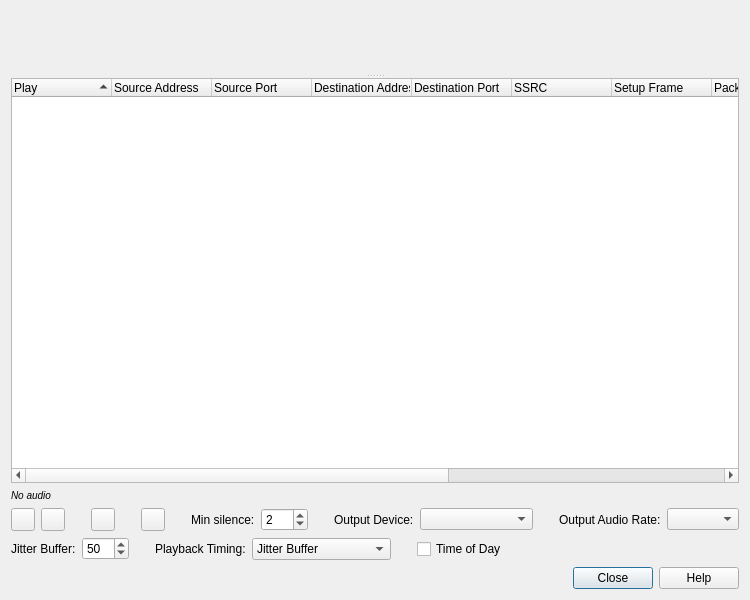
<?xml version="1.0" encoding="UTF-8"?>
<ui version="4.0">
 <class>RtpPlayerDialog</class>
 <widget class="QDialog" name="RtpPlayerDialog">
  <property name="geometry">
   <rect>
    <x>0</x>
    <y>0</y>
    <width>750</width>
    <height>600</height>
   </rect>
  </property>
  <property name="windowTitle">
   <string>RTP Player</string>
  </property>
  <layout class="QVBoxLayout" name="verticalLayout">
   <item>
    <widget class="QSplitter" name="splitter">
     <property name="orientation">
      <enum>Qt::Vertical</enum>
     </property>
     <widget class="QCustomPlot" name="audioPlot" native="true"/>
     <widget class="QTreeWidget" name="streamTreeWidget">
      <property name="selectionMode">
       <enum>QAbstractItemView::ExtendedSelection</enum>
      </property>
      <property name="rootIsDecorated">
       <bool>false</bool>
      </property>
      <property name="uniformRowHeights">
       <bool>true</bool>
      </property>
      <property name="itemsExpandable">
       <bool>false</bool>
      </property>
      <property name="sortingEnabled">
       <bool>true</bool>
      </property>
      <property name="expandsOnDoubleClick">
       <bool>false</bool>
      </property>
      <column>
       <property name="text">
        <string>Play</string>
       </property>
       <property name="toolTip">
        <string>Double click to change audio routing</string>
       </property>
      </column>
      <column>
       <property name="text">
        <string>Source Address</string>
       </property>
      </column>
      <column>
       <property name="text">
        <string>Source Port</string>
       </property>
      </column>
      <column>
       <property name="text">
        <string>Destination Address</string>
       </property>
      </column>
      <column>
       <property name="text">
        <string>Destination Port</string>
       </property>
      </column>
      <column>
       <property name="text">
        <string>SSRC</string>
       </property>
      </column>
      <column>
       <property name="text">
        <string>Setup Frame</string>
       </property>
      </column>
      <column>
       <property name="text">
        <string>Packets</string>
       </property>
      </column>
      <column>
       <property name="text">
        <string>Time Span (s)</string>
       </property>
      </column>
      <column>
       <property name="text">
        <string>SR (Hz)</string>
       </property>
       <property name="toolTip">
        <string>Sample rate of codec</string>
       </property>
      </column>
      <column>
       <property name="text">
        <string>PR (Hz)</string>
       </property>
       <property name="toolTip">
        <string>Play rate of decoded audio (depends e. g. on selected sound card)</string>
       </property>
      </column>
      <column>
       <property name="text">
        <string>Payloads</string>
       </property>
      </column>
     </widget>
    </widget>
   </item>
   <item>
    <widget class="QLabel" name="hintLabel">
     <property name="text">
      <string>&lt;small&gt;&lt;i&gt;No audio&lt;/i&gt;&lt;/small&gt;</string>
     </property>
     <property name="wordWrap">
      <bool>true</bool>
     </property>
    </widget>
   </item>
   <item>
     <layout class="QHBoxLayout" name="textSearchLayout"/>
   </item>
   <item>
    <layout class="QHBoxLayout" name="horizontalLayout" stretch="0,0,0,0,0,0,0,0,0,0,0,1,0,0">
     <item>
      <widget class="QToolButton" name="playButton">
       <property name="text">
        <string/>
       </property>
       <property name="toolTip">
        <string>Start playback of all unmuted streams</string>
       </property>
      </widget>
     </item>
     <item>
      <widget class="QToolButton" name="pauseButton">
       <property name="text">
        <string/>
       </property>
       <property name="toolTip">
        <string>Pause/unpause playback</string>
       </property>
      </widget>
     </item>
     <item>
      <spacer name="horizontalSpacer_4">
       <property name="orientation">
        <enum>Qt::Horizontal</enum>
       </property>
       <property name="sizeType">
        <enum>QSizePolicy::Fixed</enum>
       </property>
       <property name="sizeHint" stdset="0">
        <size>
         <width>20</width>
         <height>10</height>
        </size>
       </property>
      </spacer>
     </item>
     <item>
      <widget class="QToolButton" name="stopButton">
       <property name="text">
        <string/>
       </property>
       <property name="toolTip">
        <string>Stop playback</string>
       </property>
      </widget>
     </item>
     <item>
      <spacer name="horizontalSpacer_3">
       <property name="orientation">
        <enum>Qt::Horizontal</enum>
       </property>
       <property name="sizeType">
        <enum>QSizePolicy::Fixed</enum>
       </property>
       <property name="sizeHint" stdset="0">
        <size>
         <width>20</width>
         <height>10</height>
        </size>
       </property>
      </spacer>
     </item>
     <item>
      <widget class="QToolButton" name="skipSilenceButton">
       <property name="text">
        <string/>
       </property>
       <property name="toolTip">
        <string>Enable/disable skipping of silence during playback</string>
       </property>
      </widget>
     </item>
     <item>
      <spacer name="horizontalSpacer_7">
       <property name="orientation">
        <enum>Qt::Horizontal</enum>
       </property>
       <property name="sizeType">
        <enum>QSizePolicy::Fixed</enum>
       </property>
       <property name="sizeHint" stdset="0">
        <size>
         <width>20</width>
         <height>10</height>
        </size>
       </property>
      </spacer>
     </item>
     <item>
      <widget class="QLabel" name="label">
       <property name="text">
        <string>Min silence:</string>
       </property>
      </widget>
     </item>
     <item>
      <widget class="QDoubleSpinBox" name="minSilenceSpinBox">
       <property name="toolTip">
        <string>Minimum silence duration to skip in seconds</string>
       </property>
       <property name="decimals">
        <number>0</number>
       </property>
       <property name="minimum">
        <double>1.000000000000000</double>
       </property>
       <property name="singleStep">
        <double>1.000000000000000</double>
       </property>
       <property name="value">
        <double>2.000000000000000</double>
       </property>
      </widget>
     </item>
     <item>
      <spacer name="horizontalSpacer_8">
       <property name="orientation">
        <enum>Qt::Horizontal</enum>
       </property>
       <property name="sizeType">
        <enum>QSizePolicy::Fixed</enum>
       </property>
       <property name="sizeHint" stdset="0">
        <size>
         <width>20</width>
         <height>10</height>
        </size>
       </property>
      </spacer>
     </item>
     <item>
      <widget class="QLabel" name="label_3">
       <property name="text">
        <string>Output Device:</string>
       </property>
      </widget>
     </item>
     <item>
      <widget class="QComboBox" name="outputDeviceComboBox"/>
     </item>
     <item>
      <spacer name="horizontalSpacer_6">
       <property name="orientation">
        <enum>Qt::Horizontal</enum>
       </property>
       <property name="sizeType">
        <enum>QSizePolicy::Fixed</enum>
       </property>
       <property name="sizeHint" stdset="0">
        <size>
         <width>20</width>
         <height>10</height>
        </size>
       </property>
      </spacer>
     </item>
     <item>
      <widget class="QLabel" name="label_4">
       <property name="text">
        <string>Output Audio Rate:</string>
       </property>
      </widget>
     </item>
     <item>
      <widget class="QComboBox" name="outputAudioRate"/>
     </item>
    </layout>
   </item>
   <item>
    <layout class="QHBoxLayout" name="horizontalLayout_2" stretch="0,0,0,0,0,0,0,1">
     <item>
      <widget class="QLabel" name="label_1">
       <property name="text">
        <string>Jitter Buffer:</string>
       </property>
      </widget>
     </item>
     <item>
      <widget class="QDoubleSpinBox" name="jitterSpinBox">
       <property name="toolTip">
        <string>The simulated jitter buffer in milliseconds.</string>
       </property>
       <property name="decimals">
        <number>0</number>
       </property>
       <property name="maximum">
        <double>500.000000000000000</double>
       </property>
       <property name="singleStep">
        <double>5.000000000000000</double>
       </property>
       <property name="value">
        <double>50.000000000000000</double>
       </property>
      </widget>
     </item>
     <item>
      <spacer name="horizontalSpacer_2">
       <property name="orientation">
        <enum>Qt::Horizontal</enum>
       </property>
       <property name="sizeHint" stdset="0">
        <size>
         <width>20</width>
         <height>10</height>
        </size>
       </property>
      </spacer>
     </item>
     <item>
      <widget class="QLabel" name="label_2">
       <property name="text">
        <string>Playback Timing:</string>
       </property>
      </widget>
     </item>
     <item>
      <widget class="QComboBox" name="timingComboBox">
       <property name="toolTip">
        <string>&lt;strong&gt;Jitter Buffer&lt;/strong&gt;: Use jitter buffer to simulate the RTP stream as heard by the end user.
&lt;br/&gt;
&lt;strong&gt;RTP Timestamp&lt;/strong&gt;: Use RTP Timestamp instead of the arriving packet time. This will not reproduce the RTP stream as the user heard it, but is useful when the RTP is being tunneled and the original packet timing is missing.
&lt;br/&gt;
&lt;strong&gt;Uninterrupted Mode&lt;/strong&gt;: Ignore the RTP Timestamp. Play the stream as it is completed. This is useful when the RTP timestamp is missing.</string>
       </property>
       <item>
        <property name="text">
         <string>Jitter Buffer</string>
        </property>
       </item>
       <item>
        <property name="text">
         <string>RTP Timestamp</string>
        </property>
       </item>
       <item>
        <property name="text">
         <string>Uninterrupted Mode</string>
        </property>
       </item>
      </widget>
     </item>
     <item>
      <spacer name="horizontalSpacer">
       <property name="orientation">
        <enum>Qt::Horizontal</enum>
       </property>
       <property name="sizeHint" stdset="0">
        <size>
         <width>20</width>
         <height>10</height>
        </size>
       </property>
      </spacer>
     </item>
     <item>
      <widget class="QCheckBox" name="todCheckBox">
       <property name="toolTip">
        <string>&lt;html&gt;&lt;head/&gt;&lt;body&gt;&lt;p&gt;View the timestamps as time of day (checked) or seconds since beginning of capture (unchecked).&lt;/p&gt;&lt;/body&gt;&lt;/html&gt;</string>
       </property>
       <property name="text">
        <string>Time of Day</string>
       </property>
      </widget>
     </item>
     <item>
      <spacer name="horizontalSpacer_5">
       <property name="orientation">
        <enum>Qt::Horizontal</enum>
       </property>
       <property name="sizeHint" stdset="0">
        <size>
         <width>48</width>
         <height>24</height>
        </size>
       </property>
      </spacer>
     </item>
    </layout>
   </item>
   <item>
    <widget class="QDialogButtonBox" name="buttonBox">
     <property name="orientation">
      <enum>Qt::Horizontal</enum>
     </property>
     <property name="standardButtons">
      <set>QDialogButtonBox::Close|QDialogButtonBox::Help</set>
     </property>
    </widget>
   </item>
  </layout>
  <action name="actionExportButton">
   <property name="text">
    <string>&amp;Export</string>
   </property>
   <property name="toolTip">
    <string>Export audio of all unmuted selected channels or export payload of one channel.</string>
   </property>
  </action>
  <widget class="QMenu" name="menuExport">
   <property name="title">
    <string>&amp;Export</string>
   </property>
   <property name="toolTipsVisible">
    <bool>true</bool>
   </property>
   <addaction name="actionSaveAudioFromCursor"/>
   <addaction name="actionSaveAudioSyncStream"/>
   <addaction name="actionSaveAudioSyncFile"/>
   <addaction name="separator"/>
   <addaction name="actionSavePayload"/>
  </widget>
  <action name="actionSaveAudioFromCursor">
   <property name="text">
    <string>From &amp;cursor</string>
   </property>
   <property name="toolTip">
    <string>Save audio data started at the cursor</string>
   </property>
  </action>
  <action name="actionSaveAudioSyncStream">
   <property name="text">
    <string>&amp;Stream Synchronized Audio</string>
   </property>
   <property name="toolTip">
    <string>Save audio data synchronized to start of the earliest stream.</string>
   </property>
  </action>
  <action name="actionSaveAudioSyncFile">
   <property name="text">
    <string>&amp;File Synchronized Audio</string>
   </property>
   <property name="toolTip">
    <string>Save audio data synchronized to start of the capture file.</string>
   </property>
  </action>
  <action name="actionSavePayload">
   <property name="text">
    <string>&amp;Payload</string>
   </property>
   <property name="toolTip">
    <string>Save RTP payload of selected stream.</string>
   </property>
  </action>
  <action name="actionReset">
   <property name="text">
    <string>Reset Graph</string>
   </property>
   <property name="toolTip">
    <string>Reset the graph to its initial state.</string>
   </property>
   <property name="shortcut">
    <string notr="true">0</string>
   </property>
  </action>
  <action name="actionZoomIn">
   <property name="text">
    <string>Zoom In</string>
   </property>
   <property name="toolTip">
    <string>Zoom In</string>
   </property>
   <property name="shortcut">
    <string notr="true">+</string>
   </property>
  </action>
  <action name="actionZoomOut">
   <property name="text">
    <string>Zoom Out</string>
   </property>
   <property name="toolTip">
    <string>Zoom Out</string>
   </property>
   <property name="shortcut">
    <string notr="true">-</string>
   </property>
  </action>
  <action name="actionMoveLeft10">
   <property name="text">
    <string>Move Left 10 Pixels</string>
   </property>
   <property name="toolTip">
    <string>Move Left 10 Pixels</string>
   </property>
   <property name="shortcut">
    <string notr="true">Left</string>
   </property>
  </action>
  <action name="actionMoveRight10">
   <property name="text">
    <string>Move Right 10 Pixels</string>
   </property>
   <property name="toolTip">
    <string>Move Right 10 Pixels</string>
   </property>
   <property name="shortcut">
    <string notr="true">Right</string>
   </property>
  </action>
  <action name="actionMoveLeft1">
   <property name="text">
    <string>Move Left 1 Pixels</string>
   </property>
   <property name="toolTip">
    <string>Move Left 1 Pixels</string>
   </property>
   <property name="shortcut">
    <string notr="true">Shift+Left</string>
   </property>
  </action>
  <action name="actionMoveRight1">
   <property name="text">
    <string>Move Right 1 Pixels</string>
   </property>
   <property name="toolTip">
    <string>Move Right 1 Pixels</string>
   </property>
   <property name="shortcut">
    <string notr="true">Shift+Right</string>
   </property>
  </action>
  <action name="actionGoToPacket">
   <property name="text">
    <string>Go To Packet Under Cursor</string>
   </property>
   <property name="toolTip">
    <string>Go to packet currently under the cursor</string>
   </property>
   <property name="shortcut">
    <string notr="true">G</string>
   </property>
  </action>
  <action name="actionGoToSetupPacketPlot">
   <property name="text">
    <string>Go To Setup Packet</string>
   </property>
   <property name="toolTip">
    <string>Go to setup packet of stream currently under the cursor</string>
   </property>
   <property name="shortcut">
    <string notr="true">Shift+G</string>
   </property>
  </action>
  <action name="actionGoToSetupPacketTree">
   <property name="text">
    <string>Go To Setup Packet</string>
   </property>
   <property name="toolTip">
    <string>Go to setup packet of stream currently under the cursor</string>
   </property>
   <property name="shortcut">
    <string notr="true">Shift+G</string>
   </property>
  </action>
  <widget class="QMenu" name="menuAudioRouting">
   <property name="title">
    <string>Audio Routing</string>
   </property>
   <property name="toolTipsVisible">
    <bool>true</bool>
   </property>
   <addaction name="actionAudioRoutingMute"/>
   <addaction name="actionAudioRoutingUnmute"/>
   <addaction name="actionAudioRoutingMuteInvert"/>
   <addaction name="actionAudioRoutingP"/>
   <addaction name="actionAudioRoutingL"/>
   <addaction name="actionAudioRoutingLR"/>
   <addaction name="actionAudioRoutingR"/>
  </widget>
  <action name="actionAudioRoutingMute">
   <property name="text">
    <string>Mute</string>
   </property>
   <property name="toolTip">
    <string>Mute selected streams</string>
   </property>
   <property name="shortcut">
    <string notr="true">M</string>
   </property>
  </action>
  <action name="actionAudioRoutingUnmute">
   <property name="text">
    <string>Unmute</string>
   </property>
   <property name="toolTip">
    <string>Unmute selected streams</string>
   </property>
   <property name="shortcut">
    <string notr="true">Shift+M</string>
   </property>
  </action>
  <action name="actionAudioRoutingMuteInvert">
   <property name="text">
    <string>Invert Muting</string>
   </property>
   <property name="toolTip">
    <string>Invert muting of selected streams</string>
   </property>
   <property name="shortcut">
    <string notr="true">Ctrl+M</string>
   </property>
  </action>
  <action name="actionAudioRoutingP">
   <property name="text">
    <string>Play</string>
   </property>
   <property name="toolTip">
    <string>Play the stream</string>
   </property>
  </action>
  <action name="actionAudioRoutingL">
   <property name="text">
    <string>To Left</string>
   </property>
   <property name="toolTip">
    <string>Route audio to left channel of selected streams</string>
   </property>
  </action>
  <action name="actionAudioRoutingLR">
   <property name="text">
    <string>Left + Right</string>
   </property>
   <property name="toolTip">
    <string>Route audio to left and right channel of selected streams</string>
   </property>
  </action>
  <action name="actionAudioRoutingR">
   <property name="text">
    <string>To Right</string>
   </property>
   <property name="toolTip">
    <string>Route audio to right channel of selected streams</string>
   </property>
  </action>
  <action name="actionRemoveStream">
   <property name="text">
    <string>Remove Streams</string>
   </property>
   <property name="toolTip">
    <string>Remove selected streams from the list</string>
   </property>
   <property name="shortcut">
    <string notr="true">Delete</string>
   </property>
  </action>
  <widget class="QMenu" name="menuSelect">
   <property name="title">
    <string>Select</string>
   </property>
   <property name="toolTipsVisible">
    <bool>true</bool>
   </property>
   <addaction name="actionSelectAll"/>
   <addaction name="actionSelectNone"/>
   <addaction name="actionSelectInvert"/>
  </widget>
  <action name="actionSelectAll">
   <property name="text">
    <string>All</string>
   </property>
   <property name="toolTip">
    <string>Select all</string>
   </property>
   <property name="shortcut">
    <string notr="true">Ctrl+A</string>
   </property>
  </action>
  <action name="actionSelectNone">
   <property name="text">
    <string>None</string>
   </property>
   <property name="toolTip">
    <string>Clear selection</string>
   </property>
   <property name="shortcut">
    <string notr="true">Ctrl+Shift+A</string>
   </property>
  </action>
  <action name="actionSelectInvert">
   <property name="text">
    <string>Invert</string>
   </property>
   <property name="toolTip">
    <string>Invert selection</string>
   </property>
   <property name="shortcut">
    <string notr="true">Ctrl+I</string>
   </property>
  </action>
  <action name="actionPlay">
   <property name="text">
    <string>Play/Pause</string>
   </property>
   <property name="toolTip">
    <string>Start playing or pause playing</string>
   </property>
   <property name="shortcut">
    <string notr="true">P</string>
   </property>
  </action>
  <action name="actionStop">
   <property name="text">
    <string>Stop</string>
   </property>
   <property name="toolTip">
    <string>Stop playing</string>
   </property>
   <property name="shortcut">
    <string notr="true">S</string>
   </property>
  </action>
  <action name="actionInaudibleButton">
   <property name="text">
    <string>I&amp;naudible streams</string>
   </property>
   <property name="toolTip">
    <string>Select/Deselect inaudible streams</string>
   </property>
  </action>
  <widget class="QMenu" name="menuInaudible">
   <property name="title">
    <string>Inaudible streams</string>
   </property>
   <property name="toolTipsVisible">
    <bool>true</bool>
   </property>
   <addaction name="actionSelectInaudible"/>
   <addaction name="actionDeselectInaudible"/>
  </widget>
  <action name="actionSelectInaudible">
   <property name="text">
    <string>&amp;Select</string>
   </property>
   <property name="toolTip">
    <string>Select inaudible streams</string>
   </property>
   <property name="shortcut">
    <string notr="true">N</string>
   </property>
  </action>
  <action name="actionDeselectInaudible">
   <property name="text">
    <string>&amp;Deselect</string>
   </property>
   <property name="toolTip">
    <string>Deselect inaudible streams</string>
   </property>
   <property name="shortcut">
    <string notr="true">Shift+N</string>
   </property>
  </action>
  <action name="actionPrepareFilter">
   <property name="text">
    <string>Prepare &amp;Filter</string>
   </property>
   <property name="toolTip">
    <string>Prepare a filter matching the selected stream(s).</string>
   </property>
  </action>
  <action name="actionReadCapture">
   <property name="text">
    <string>R&amp;efresh streams</string>
   </property>
   <property name="toolTip">
    <string>Read captured packets from capture in progress to player</string>
   </property>
  </action>
 </widget>
 <customwidgets>
  <customwidget>
   <class>QCustomPlot</class>
   <extends>QWidget</extends>
   <header>widgets/qcustomplot.h</header>
   <container>1</container>
  </customwidget>
 </customwidgets>
 <resources/>
 <connections>
  <connection>
   <sender>buttonBox</sender>
   <signal>accepted()</signal>
   <receiver>RtpPlayerDialog</receiver>
   <slot>accept()</slot>
   <hints>
    <hint type="sourcelabel">
     <x>248</x>
     <y>254</y>
    </hint>
    <hint type="destinationlabel">
     <x>157</x>
     <y>274</y>
    </hint>
   </hints>
  </connection>
  <connection>
   <sender>buttonBox</sender>
   <signal>rejected()</signal>
   <receiver>RtpPlayerDialog</receiver>
   <slot>reject()</slot>
   <hints>
    <hint type="sourcelabel">
     <x>316</x>
     <y>260</y>
    </hint>
    <hint type="destinationlabel">
     <x>286</x>
     <y>274</y>
    </hint>
   </hints>
  </connection>
 </connections>
</ui>
